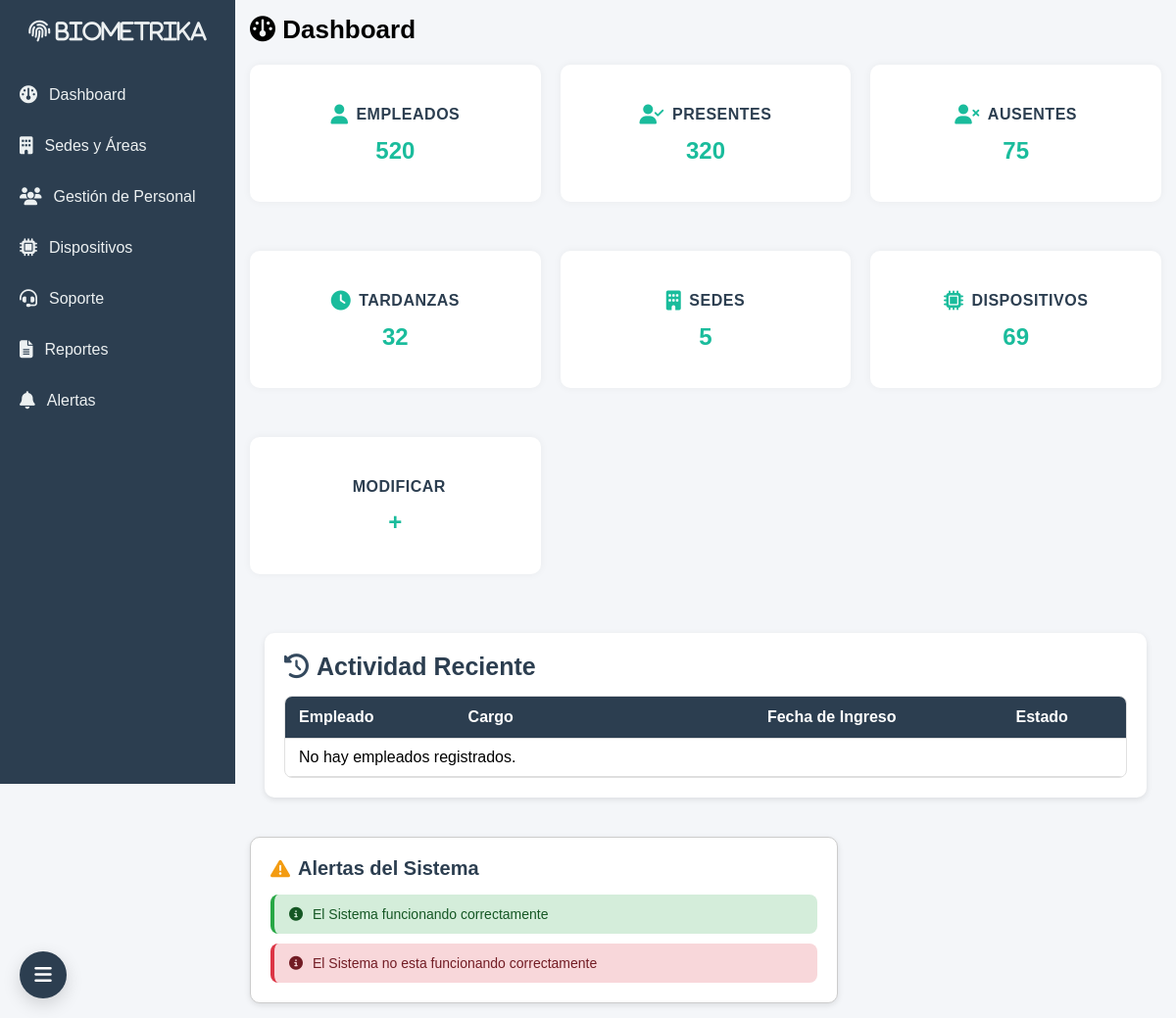
Page /account/ (signed in) on the earlier database version.
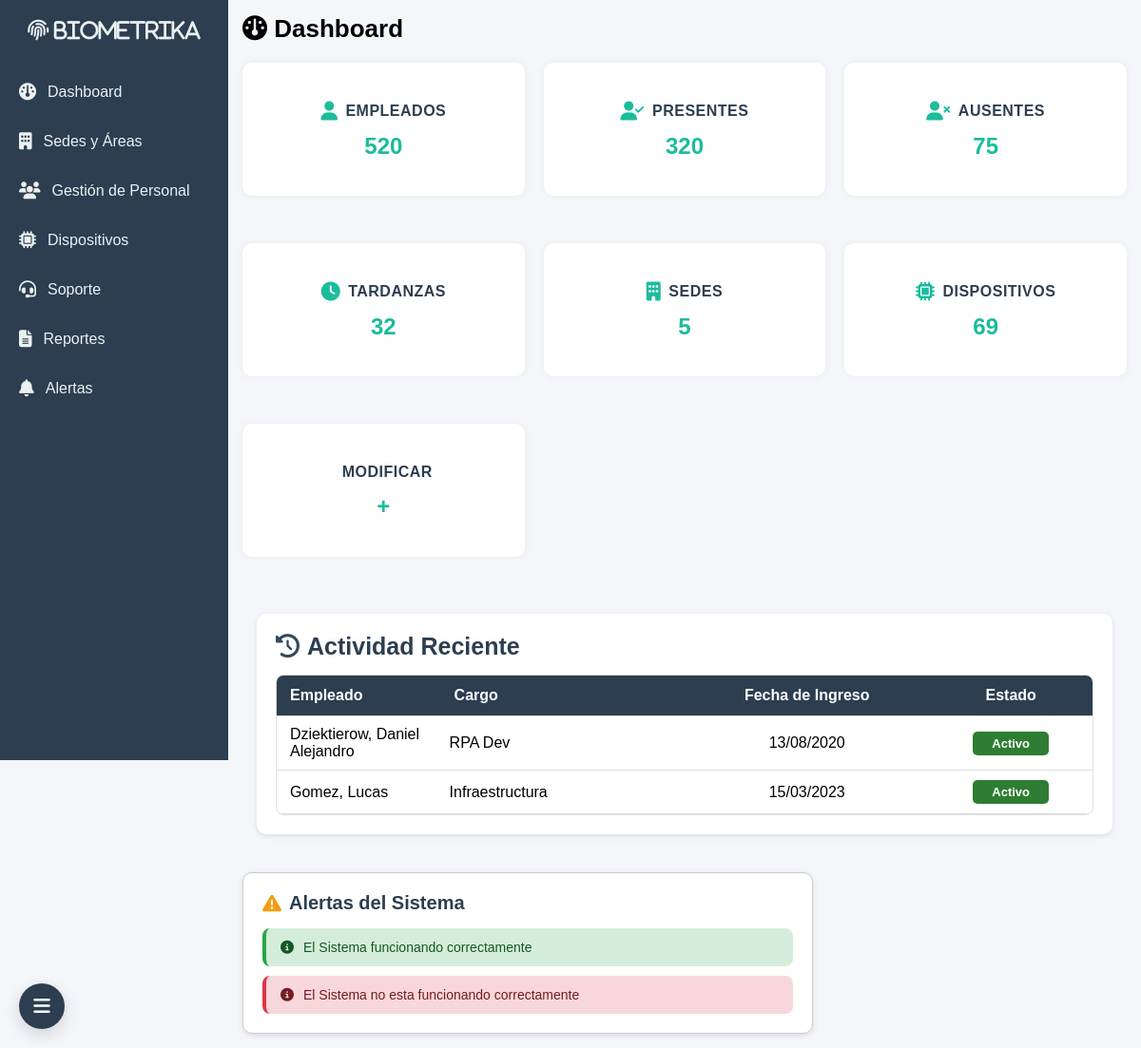
Same page on the later database version.
### usuario/models.py (models this page shows, shortened)
class Personal(models.Model):
    nombre = models.CharField(max_length=100)
    apellido = models.CharField(max_length=100)
    dni = models.CharField(max_length=15, unique=True)
    telefono = models.CharField(max_length=20, blank=True, null=True)
    email = models.EmailField(blank=True, null=True)
    cargo = models.CharField(max_length=100)
    fecha_ingreso = models.DateField()
    activo = models.BooleanField(default=True)

### usuario/views.py (the view)
# urls.py: path('', views.dashboard, name='dashboard'),
@login_required
def dashboard(request):
    ultimos_empleados = Personal.objects.order_by('fecha_ingreso')[:10]  # Últimos 10 agregados
    return render(request, 'account/dashboard.html', {
        'section': 'dashboard',
        'ultimos_empleados': ultimos_empleados,
    })

### usuario/templates/account/dashboard.html (shortened to what this page needs)
{% extends "base.html" %}
{% load static %}
{% block content %}
        <nav class="barra_opciones">
            <h2>
                <div class="fingerprint-scanner" id="fingerprintScanner">
                    <i class="fas fa-fingerprint fa-1x text-primary">   Biometrika</i>
                </div>
            </h2>
            <ul>
                <li><a href="../admin/dashboard.html"><i class="fa-solid fa-gauge"></i>Dashboard</a></li>
                <li><a href="{% url 'usuario:ubicaciones' %}"><i class="fa-solid fa-building"></i>Sedes y Áreas</a></li>
                <li><a href="{% url 'usuario:gestion_personal' %}"><i class="fa-solid fa-users"></i>Gestión de Personal</a></li>
                <li><a href="../admin/dispositivos.html"><i class="fas fa-microchip"></i>Dispositivos</a></li>
                <li><a href="../admin/soporte.html?from=dashboard"><i class="fa-solid fa-headset"></i>Soporte</a></li>
                <li><a href="../admin/reportes.html"><i class="fa-solid fa-file-lines"></i>Reportes</a></li>
                <li><a href="../admin/alertas.html"><i class="fa-solid fa-bell"></i>Alertas</a></li>
            </ul>
        </nav>
    <main class="contenido">
        <header>
            <h1><i class="fa-solid fa-gauge"></i> <b>Dashboard</b></h1>
        </header>
            <section class="panels">
                <div class="panel">
                    <h3><i class="fa-solid fa-user"></i> <b>Empleados</b></h3>
                    <p>520</p>
                </div>
                <div class="panel">
                    <h3><i class="fa-solid fa-user-check"></i> <b>Presentes</b></h3>
                    <p>320</p>
                </div>
                <div class="panel">
                    <h3><i class="fa-solid fa-user-times"></i> <b>Ausentes</b></h3>
                    <p>75</p>
                </div>
                <div class="panel">
                    <h3><i class="fa-solid fa-clock"></i> <b>Tardanzas</b></h3>
                    <p>32</p>
                </div>
                <div class="panel">
                    <h3><i class="fa-solid fa-building"></i> <b>Sedes</b></h3>
                    <p>5</p>
                </div>
                <div class="panel">
                    <h3><i class="fa-solid fa-microchip"></i> <b>Dispositivos</b></h3>
                    <p>69</p>
                </div>
                <div class="panel">
                    <h3> <b>Modificar</b></h3>
                    <p><b>+</b></p>
                </div>
            </section>
<section class="actividad">
    <div>
        <h2><i class="fa-solid fa-clock-rotate-left"></i> Actividad Reciente</h2>
        <div class="desplazamiento">
            <table>
                <thead>
                    <tr>
                        <th>Empleado</th>
                        <th>Cargo</th>
                        <th>Fecha de Ingreso</th>
                        <th>Estado</th>
                    </tr>
                </thead>
                <tbody>
                    {% for empleado in ultimos_empleados %}
                    <tr>
                        <td>{{ empleado.apellido }}, {{ empleado.nombre }}</td>
                        <td>{{ empleado.cargo|default:"—" }}</td>
                        <td>{{ empleado.fecha_ingreso|date:"d/m/Y" }}</td>
                        <td>
                            {% if empleado.activo %}
                                <span class="estado aprobado">Activo</span>
                            {% else %}
                                <span class="estado denegado">Inactivo</span>
                            {% endif %}
                        </td>
                    </tr>
                    {% empty %}
                    <tr>
                        <td colspan="4">No hay empleados registrados.</td>
                    </tr>
                    {% endfor %}
                </tbody>
            </table>
        </div>
    </div>
</section>
            <section class="alerta-sistema">
                <h3><i class="fa-solid fa-triangle-exclamation"></i> Alertas del Sistema</h3>
                <div class="contenido-alerta">
                    <div class="mensaje alerta-exito">
                        <i class="fa-solid fa-circle-info"></i>El Sistema funcionando correctamente
                    </div>
                    <div class="mensaje alerta-error">
                        <i class="fa-solid fa-circle-info"></i>El Sistema no esta funcionando correctamente
                    </div>
                </div>
            </section>
    </main>
    <nav class="menu">
        <h3><a><i class="fa-solid fa-bars"></i></a></h3>
{% endblock %}

### usuario/templates/base.html (shortened to what this page needs)
<!DOCTYPE html>
<html>
  {% load static %}
<head>
   <link href="https://cdnjs.cloudflare.com/ajax/libs/font-awesome/6.5.0/css/all.min.css" rel="stylesheet">
   <link rel="stylesheet" href="{% static 'account/css/style_acceso.css' %}">
   <link rel="stylesheet" href="{% static 'account/css/style_dashboard.css' %}">
   <link rel="stylesheet" href="{% static 'account/css/style_personal.css' %}">
</head>
<body>
  <div class="content">
    {% block content%}
    {% endblock %}
  </div>
</body>
</body>
</html>

### static/account/css/style_acceso.css (style rules this page uses)
* { margin: 0; padding: 0; box-sizing: border-box; font-family: Arial, Helvetica, sans-serif; }
body { display: flex; justify-content: center; align-items: center; min-height: 100vh; background: #f4f6f9; }

### static/account/css/style_personal.css (style rules this page uses)
.panel { margin-bottom: 30px; background: #fff; padding: 20px; border-radius: 10px; box-shadow: 0 0 8px rgba(0,0,0,0.05); }
.panel h3 { color: #2c3e50; margin-bottom: 15px; }

Differences in the rows shown:
added Personal: apellido "Dziektierow", nombre "Daniel Alejandro", cargo "RPA Dev", fecha_ingreso "13/08/2020", activo "Activo"
added Personal: apellido "Gomez", nombre "Lucas", cargo "Infraestructura", fecha_ingreso "15/03/2023", activo "Activo"
Other differences:
text no longer shown: "No hay empleados registrados."
